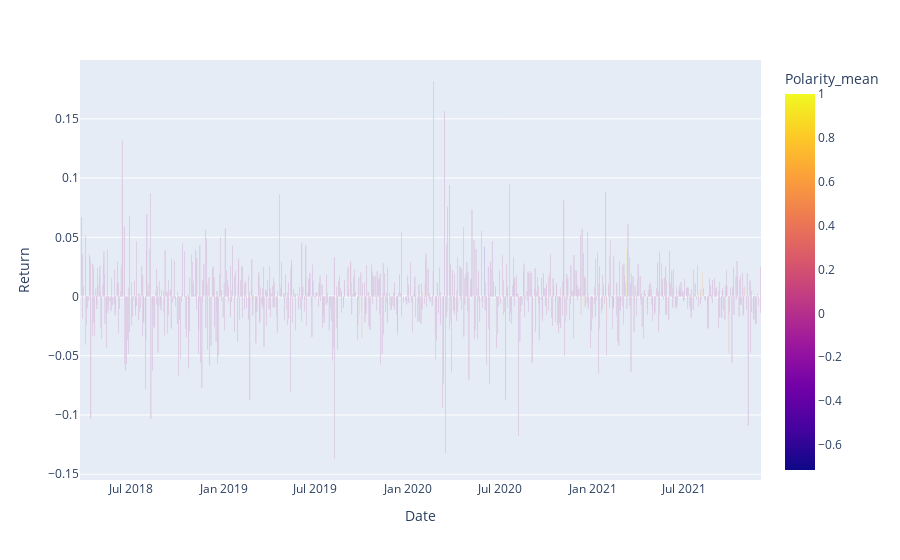

Source (notebook cell):
### Code cell
fig = go.Figure()

fig = px.bar(df, x='Date', y='Return', color='Polarity_mean')

fig.show()

### Figure 1 — Plotly figure (JSON) as saved in the notebook; plotly's stock layout.template omitted (floating-point values rounded to 4 significant figures; data arrays with more than 128 entries replaced by an {"elided": "..."} marker saying what was removed)
{"data": [{"alignmentgroup": "True", "hovertemplate": "Date=%{x}<br>Return=%{y}<br>Polarity_mean=%{marker.color}<extra></extra>", "legendgroup": "", "marker": {"color": {"elided": "930 float values"}, "coloraxis": "coloraxis", "pattern": {"shape": ""}}, "name": "", "offsetgroup": "", "orientation": "v", "showlegend": false, "textposition": "auto", "type": "bar", "x": {"elided": "930 str values"}, "xaxis": "x", "y": {"elided": "930 float values"}, "yaxis": "y"}], "layout": {"autosize": true, "barmode": "relative", "coloraxis": {"colorbar": {"title": {"text": "Polarity_mean"}}, "colorscale": [[0, "#0d0887"], [0.1111, "#46039f"], [0.2222, "#7201a8"], [0.3333, "#9c179e"], [0.4444, "#bd3786"], [0.5556, "#d8576b"], [0.6667, "#ed7953"], [0.7778, "#fb9f3a"], [0.8889, "#fdca26"], [1, "#f0f921"]]}, "legend": {"tracegroupgap": 0}, "margin": {"t": 60}, "xaxis": {"anchor": "y", "autorange": true, "domain": [0, 1], "range": ["2018-03-22 12:00", "2021-11-30 12:00"], "title": {"text": "Date"}, "type": "date"}, "yaxis": {"anchor": "x", "autorange": true, "domain": [0, 1], "range": [-0.1549, 0.1997], "title": {"text": "Return"}, "type": "linear"}}}
